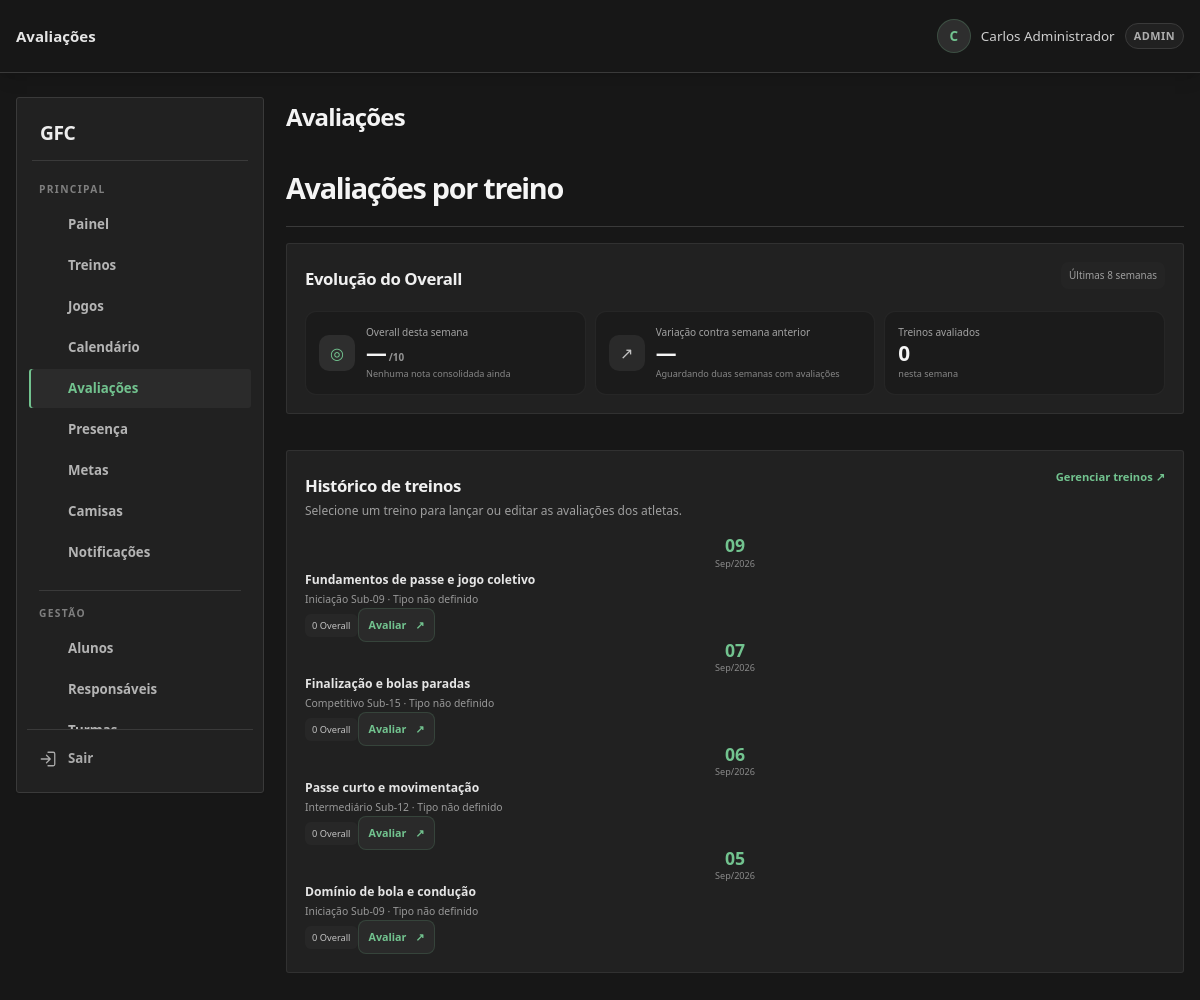
The app's page /avaliacoes.php (signed in) with its own data.
### tables this page shows
CREATE TABLE TB_AULA (
    COD_AULA INT AUTO_INCREMENT PRIMARY KEY,
    COD_TURMA INT NOT NULL,
    DATA_AULA DATE NOT NULL,
    TEMA_TREINO VARCHAR(100) DEFAULT 'Fundamentos e Coletivo',
    HORARIO TIME NULL,
    OBJETIVO TEXT NULL,
    EXERCICIOS TEXT NULL,
    TIPO_TREINO VARCHAR(30) NULL,
    ATRIBUTOS_AVALIAVEIS_JSON JSON NULL,
    OBSERVACAO TEXT NULL,
    CRIADO_EM TIMESTAMP DEFAULT CURRENT_TIMESTAMP,
    FOREIGN KEY (COD_TURMA) REFERENCES TB_TURMA(COD_TURMA) ON DELETE CASCADE
);

CREATE TABLE TB_TURMA (
    COD_TURMA INT AUTO_INCREMENT PRIMARY KEY,
    COD_ESCOLINHA INT NOT NULL,
    COD_PROFESSOR INT NULL,
    NOME VARCHAR(50) NOT NULL,
    FAIXA_ETARIA VARCHAR(30) NOT NULL,
    DIAS_TREINO VARCHAR(100) NOT NULL,
    HORARIO VARCHAR(50) NOT NULL,
    CAPACIDADE INT DEFAULT 25,
    ATIVA TINYINT(1) DEFAULT 1,
    CRIADO_EM TIMESTAMP DEFAULT CURRENT_TIMESTAMP,
    FOREIGN KEY (COD_ESCOLINHA) REFERENCES TB_ESCOLINHA(COD_ESCOLINHA) ON DELETE CASCADE,
    FOREIGN KEY (COD_PROFESSOR) REFERENCES TB_USUARIO(COD_USUARIO) ON DELETE SET NULL
);

### includes/helpers.php (called while the page is built, shortened)
<?php
function e($value) {
    return htmlspecialchars((string) $value, ENT_QUOTES, 'UTF-8');
}
function hasRole($roles) {
    return in_array($_SESSION['user_role'] ?? '', $roles, true);
}

### includes/avaliacao_helpers.php (called while the page is built, shortened)
<?php
function avaliacaoCatalogoAtributos() {
    return [
        'velocidade' => 'Velocidade',
        'finalizacao' => 'Finalização',
        'passe' => 'Passe',
        'drible' => 'Drible',
        'fisico' => 'Físico',
        'posicionamento' => 'Posicionamento'
    ];
}
function avaliacaoTiposTreino() {
    return [
        'VELOCIDADE' => ['nome' => 'Velocidade', 'atributos' => ['velocidade']],
        'FINALIZACAO' => ['nome' => 'Finalização', 'atributos' => ['finalizacao']],
        'PASSE' => ['nome' => 'Passe', 'atributos' => ['passe']],
        'FINALIZACAO_PASSE' => ['nome' => 'Finalização + Passe', 'atributos' => ['finalizacao', 'passe']],
        'DRIBLE' => ['nome' => 'Drible', 'atributos' => ['drible']],
        'FISICO' => ['nome' => 'Preparação física', 'atributos' => ['fisico']],
        'POSICIONAMENTO' => ['nome' => 'Posicionamento', 'atributos' => ['posicionamento']],
        'JOGO_TREINO' => ['nome' => 'Jogo-treino', 'atributos' => array_keys(avaliacaoCatalogoAtributos())],
        'TREINO_MISTO' => ['nome' => 'Treino misto', 'atributos' => array_keys(avaliacaoCatalogoAtributos())],
        'TECNICO_GERAL' => ['nome' => 'Fundamentos gerais', 'atributos' => array_keys(avaliacaoCatalogoAtributos())],
        'PERSONALIZADO' => ['nome' => 'Personalizado', 'atributos' => null]
    ];
}

### avaliacoes.php (the view, shortened to what this page needs)
<?php
require_once __DIR__ . '/includes/layout.php';
require_once __DIR__ . '/includes/avaliacao_helpers.php';
$db = getDB();
$escolinha = currentEscolinhaId();
$professor = hasRole(['PROFESSOR']) ? (int) $_SESSION['user_id'] : null;
$tiposTreino = avaliacaoTiposTreino();
$aulaSelecionada = null;
$filtroTurma = $professor ? ' AND t.COD_PROFESSOR = ?' : '';
$argumentosTurma = $professor ? [$escolinha, $professor] : [$escolinha];
$dadosSemanaAtual = null;
$dadosSemanaAnterior = null;
$evolucaoSemanal = ($dadosSemanaAtual && $dadosSemanaAnterior && $dadosSemanaAtual['OVERALL_MEDIO'] !== null && $dadosSemanaAnterior['OVERALL_MEDIO'] !== null)
    ? round((float) $dadosSemanaAtual['OVERALL_MEDIO'] - (float) $dadosSemanaAnterior['OVERALL_MEDIO'], 1)
    : null;
$sqlTreinos = 'SELECT a.COD_AULA, a.DATA_AULA, a.TEMA_TREINO, a.TIPO_TREINO,
                      t.NOME AS TURMA, COUNT(DISTINCT av.COD_AVALIACAO) AS AVALIACOES,
                      COUNT(DISTINCT CASE WHEN av.NOTA_GERAL IS NOT NULL THEN av.COD_AVALIACAO END) AS COM_OVERALL
               FROM TB_AULA a JOIN TB_TURMA t ON t.COD_TURMA = a.COD_TURMA
               LEFT JOIN TB_AVALIACAO av ON av.COD_AULA = a.COD_AULA
               WHERE t.COD_ESCOLINHA = ?' . $filtroTurma . '
               GROUP BY a.COD_AULA, t.NOME ORDER BY a.DATA_AULA DESC, a.COD_AULA DESC LIMIT 60';
$consulta = $db->prepare($sqlTreinos);
$consulta->execute($argumentosTurma);
$treinos = $consulta->fetchAll();
?>
<div class="avaliacao-page">
    <?php if (!$aulaSelecionada): ?>
        <header class="avaliacao-hero"><div><h2>Avaliações por treino</h2></div><div class="avaliacao-hero-icon" aria-hidden="true">↗</div></header>
        <section class="avaliacao-semana">
            <div class="avaliacao-section-heading"><div><h2>Evolução do Overall</h2></div><span class="avaliacao-periodo">Últimas 8 semanas</span></div>
            <div class="avaliacao-semana-grid">
                <article><span class="avaliacao-metrica-icone">◎</span><div><small>Overall desta semana</small><strong><?= $dadosSemanaAtual && $dadosSemanaAtual['OVERALL_MEDIO'] !== null ? e(number_format((float) $dadosSemanaAtual['OVERALL_MEDIO'], 1, ',', '.')) : '—' ?><em>/10</em></strong><span><?= $dadosSemanaAtual ? (int) $dadosSemanaAtual['NOTAS'] . ' notas em ' . (int) $dadosSemanaAtual['TREINOS'] . ' treinos' : 'Nenhuma nota consolidada ainda' ?></span></div></article>
                <article><span class="avaliacao-metrica-icone azul">↗</span><div><small>Variação contra semana anterior</small><strong class="<?= $evolucaoSemanal !== null && $evolucaoSemanal < 0 ? 'negativo' : '' ?>"><?= $evolucaoSemanal === null ? '—' : ($evolucaoSemanal > 0 ? '+' : '') . e(number_format($evolucaoSemanal, 1, ',', '.')) ?><em><?= $evolucaoSemanal === null ? '' : ' pts' ?></em></strong><span><?= $dadosSemanaAnterior ? 'Comparação baseada em notas dos treinos' : 'Aguardando duas semanas com avaliações' ?></span></div></article>
                <article><div><small>Treinos avaliados</small><strong><?= $dadosSemanaAtual ? (int) $dadosSemanaAtual['TREINOS'] : 0 ?></strong><span>nesta semana</span></div></article>
            </div>
        </section>
        <section class="avaliacao-treinos-section">
            <div class="avaliacao-section-heading"><div><h2>Histórico de treinos</h2><p>Selecione um treino para lançar ou editar as avaliações dos atletas.</p></div><a class="avaliacao-voltar-treinos" href="aulas.php">Gerenciar treinos <span aria-hidden="true">↗</span></a></div>
            <div class="avaliacao-treinos-lista">
                <?php foreach ($treinos as $treino): $tipoNome = $tiposTreino[$treino['TIPO_TREINO']]['nome'] ?? 'Tipo não definido'; ?>
                    <article class="avaliacao-treino-item"><div class="avaliacao-treino-data"><strong><?= e(date('d', strtotime($treino['DATA_AULA']))) ?></strong><span><?= e(date('M/Y', strtotime($treino['DATA_AULA']))) ?></span></div><div class="avaliacao-treino-info"><strong><?= e($treino['TEMA_TREINO']) ?></strong><span><?= e($treino['TURMA']) ?> · <?= e($tipoNome) ?></span></div><span class="avaliacao-treino-progresso"><?= (int) $treino['COM_OVERALL'] ?> Overall</span><a class="botao-avaliar-treino" href="avaliacoes.php?aula=<?= (int) $treino['COD_AULA'] ?>"><?= (int) $treino['AVALIACOES'] ? 'Editar' : 'Avaliar' ?><span aria-hidden="true">↗</span></a></article>
                <?php endforeach; ?>
            </div>
        </section>
    <?php endif; ?>
</div>

### records on screen
tb_aula: DATA_AULA "09", DATA_AULA "Sep/2026", TEMA_TREINO "Fundamentos de passe e jogo coletivo", COD_TURMA.NOME "Iniciação Sub-09", TIPO_TREINO "Tipo não definido", COM_OVERALL "0"
tb_aula: DATA_AULA "07", DATA_AULA "Sep/2026", TEMA_TREINO "Finalização e bolas paradas", COD_TURMA.NOME "Competitivo Sub-15", TIPO_TREINO "Tipo não definido", COM_OVERALL "0"
tb_aula: DATA_AULA "06", DATA_AULA "Sep/2026", TEMA_TREINO "Passe curto e movimentação", COD_TURMA.NOME "Intermediário Sub-12", TIPO_TREINO "Tipo não definido", COM_OVERALL "0"
tb_aula: DATA_AULA "05", DATA_AULA "Sep/2026", TEMA_TREINO "Domínio de bola e condução", COD_TURMA.NOME "Iniciação Sub-09", TIPO_TREINO "Tipo não definido", COM_OVERALL "0"

### other values on screen
$title "Avaliações"
$_SESSION['username'] "Carlos Administrador"
$_SESSION['user_role'] "ADMIN"
